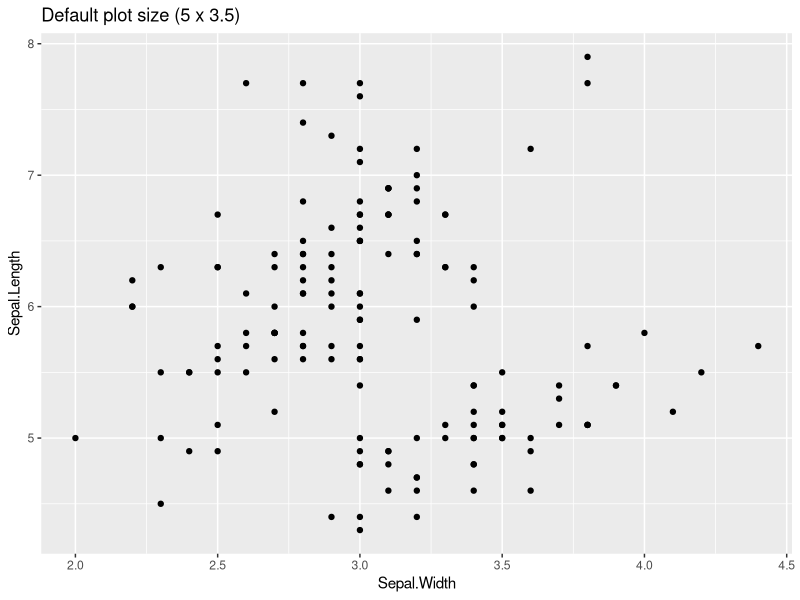
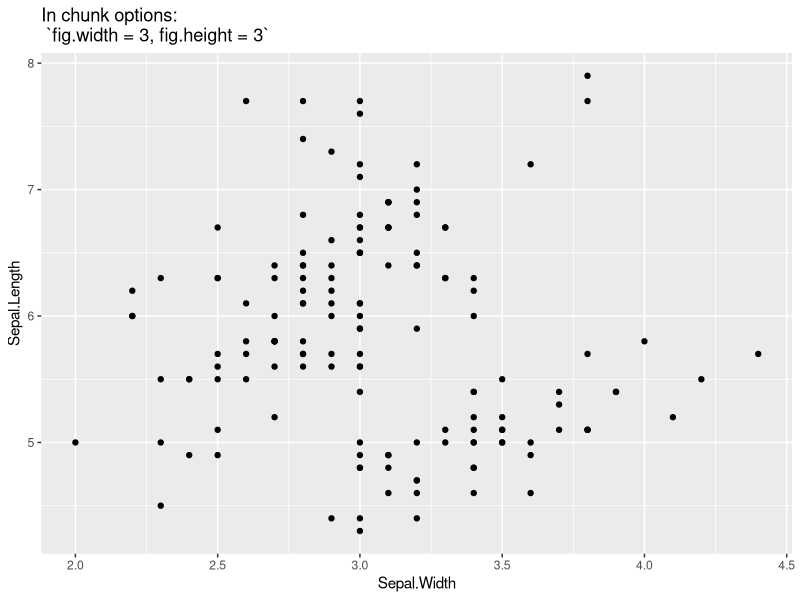
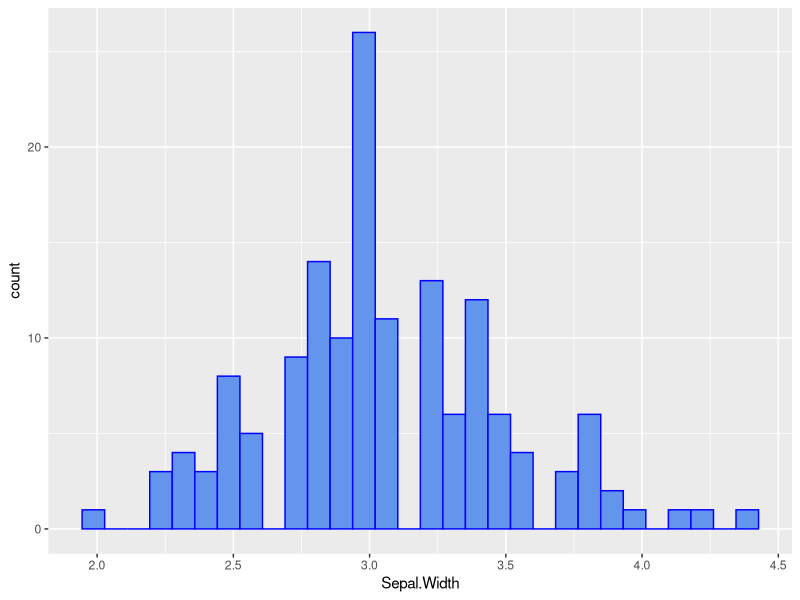

The R script that drew these images, in order:
## ---- chunk 1
library(ggplot2)
ggplot(iris, aes(Sepal.Width, Sepal.Length)) + 
  geom_point() + ggtitle("Default plot size (5 x 3.5)")
## ---- chunk 2
ggplot(iris, aes(Sepal.Width, Sepal.Length)) + 
  geom_point() + ggtitle("In chunk options: \n `fig.width = 3, fig.height = 3`")
## ---- chunk 3
ggplot(iris, aes(Sepal.Width)) + 
  geom_histogram(color = "blue", fill = "cornflowerblue")
